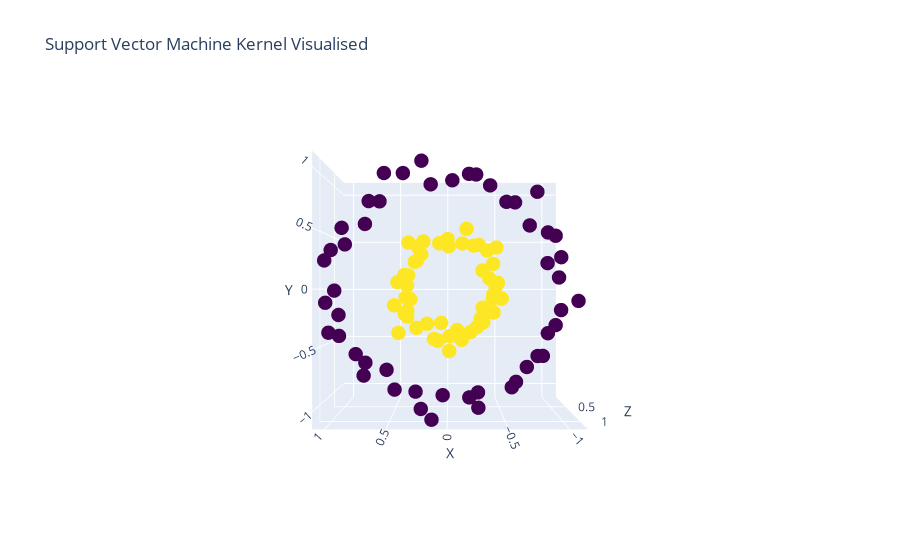

The cell this chart's notebook holds for it:
### Markdown cell above
### 3.  Understand the kernel trick

### Code cell
# Calculate the z values
z = X[:, 0]**2 + X[:, 1]**2

# Create a 3D scatter plot
fig = go.Figure(data=[go.Scatter3d(x=X[:, 0], y=X[:, 1], z=z, mode='markers', 
                                   marker=dict(color=y, colorscale='Viridis', size=5))])

# Adjust the view to look from the top of the z-axis
camera = dict(up=dict(x=0, y=0, z=4), center=dict(x=0, y=0, z=0), eye=dict(x=0, y=0, z=2.4))
fig.update_layout(scene=dict(xaxis_title='Y', yaxis_title='X', zaxis_title='Z', 
                             camera=camera), 
                  title='Support Vector Machine Kernel Visualised')
fig.show()

# Create the interactive HTML plot
pyo.plot(fig, filename='06_Kernel_3d_plot.html')
